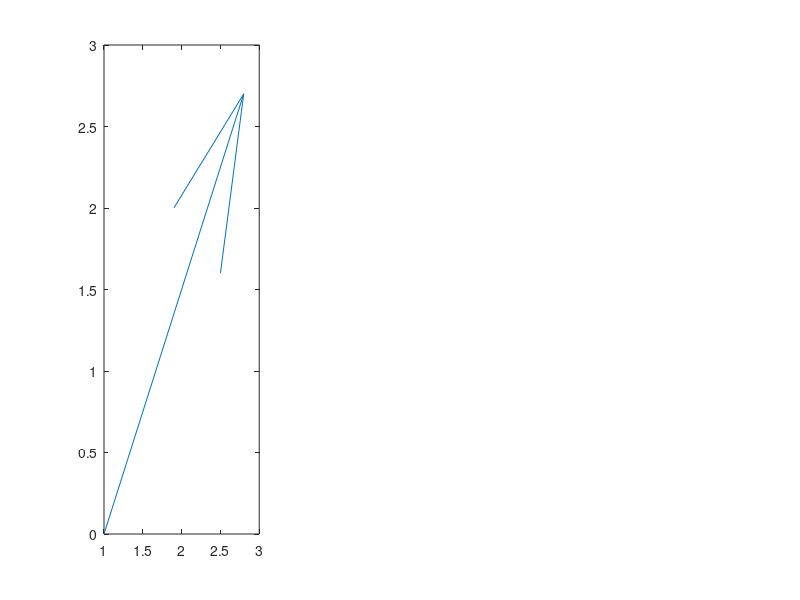

Reproduce this figure in MATLAB. (Note: this script raises an error after producing the figure.)
clc;clear;
x = linspace(-2,3.5,111);
y = linspace(-2,3.5,111);
[X,Y] = meshgrid(x,y);

x0=1;
y0=0;

% find index for (x0,y0) in the U,V meshgrid
s = (X == x0) & (Y== y0);
ind = find(s);

Z1 = 2*X+3*Y+1;
Z2 = X.^2 + Y.^2 - X.*Y -5;
Z3 = (X-5).*cos(Y-5) - (Y-5).*sin(X-5);

[U1,V1] = gradient(Z1,0.05);
[U2,V2] = gradient(Z2,0.05);
[U3,V3] = gradient(Z3,0.05);

%equations for tangent lines
Z1t = -1/1.5*x+1/1.5;
Z2t = 2*x - 2;
Z3t = 1.425/1.4605*x-1.425/1.4605;

figure
subplot(1,3,1)
q = quiver(X(ind),Y(ind),U1(ind),V1(ind));  % plot gradient vector
q.LineWidth = 2;
q.MaxHeadSize = 0.5;
hold on
contour(X,Y,Z1,15) %plot contours
plot(x,Z1t,'--','LineWidth',2);   %plot tangent
plot(X(ind),Y(ind),'r*','MarkerSize',6)  %plot the point (1,0)
hold off
axis([-2 3.5 -2 3.5])
pbaspect([1 1 1])
title('f1(x,y) = 2x + 3y + 1')


subplot(1,3,2)
contour(X,Y,Z2)
hold on
q = quiver(X(ind),Y(ind),U2(ind),V2(ind));
q.LineWidth = 2;
q.MaxHeadSize = 0.5;
plot(x,Z2t,'--','Linewidth',2)
plot(X(ind),Y(ind),'r*','MarkerSize',6)
hold off
axis([-2 3.5 -2 3.5])
pbaspect([1 1 1])
title('f2(x,y) = x^2 + y^2 - xy - 5')


subplot(1,3,3)
contour(X,Y,Z3,20)
hold on
q = quiver(X(ind),Y(ind),U3(ind),V3(ind));
q.LineWidth = 2;
q.MaxHeadSize = 0.5;
plot(x,Z3t,'--','Linewidth',2)
plot(X(ind),Y(ind),'r*','MarkerSize',6)
hold off
axis([-2 3.5 -2 3.5])
pbaspect([1 1 1])
title('f3(x,y) = (x - 5)cos(y - 5) - (y - 5)sin(x - 5)')

